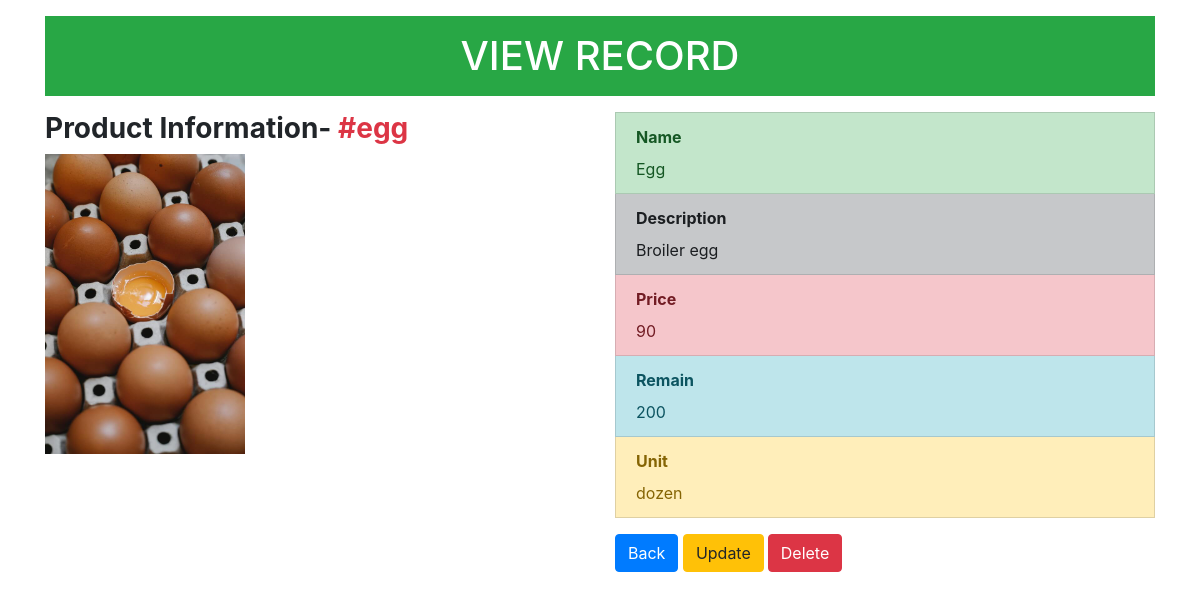
Screenshot of /admin/read.php?id=egg with the database file from the repository.
### tables this page shows
CREATE TABLE `products` (
  `id` char(10) NOT NULL,
  `image` varchar(100) DEFAULT NULL,
  `name` varchar(30) DEFAULT NULL,
  `description` text DEFAULT NULL,
  `price` float DEFAULT NULL,
  `unit` char(10) DEFAULT NULL,
  `remain` float DEFAULT NULL
);

### admin/read.php (the view, shortened to what this page needs)
<?php
require_once "config.php";
$id =  trim($_GET["id"]);
$sql = "SELECT * FROM products WHERE id = '$id'";
$result = mysqli_query($link, $sql);
while($row = mysqli_fetch_array($result)) {
    $image = $row['image'];
    $name = $row['name'];
    $description = $row['description'];
    $price = $row['price'];
    $unit = $row['unit'];
    $remain = $row['remain'];
}
?>
<!DOCTYPE html>
<html lang="en">
<head>
    <link rel="stylesheet" href="https://cdn.jsdelivr.net/npm/bootstrap@4.6.0/dist/css/bootstrap.min.css"
>
</head>
<body>
    <div>
        <div class="container">
            <div class="page-header">
                <h1 class="bg-success p-3 my-3 text-center text-white text-uppercase">View Record</h1>
            </div>
            <div class="row">
                <div class="col-md-6">
                    <div class="form-group">
                        <h3 class="font-weight-bold">Product Information- <span
                                class="text-danger">#<?php echo $id; ?></span>
                        </h3>
                        <?php echo '<img src="./uploads/products/' . $image . '" alt="' . $image. '"
                                class="prod-image">';?>
                    </div>
                </div>
                <div class="col-md-6">
                    <div class="list-group-sm">
                        <div class="list-group-item list-group-item-success">
                            <label class="font-weight-bold">Name</label>
                            <div><?php echo $name; ?>
                            </div>
                        </div>
                        <div class="list-group-item list-group-item-dark">
                            <label class="font-weight-bold">Description</label>
                            <div><?php echo $description; ?></div>
                        </div>
                        <div class="list-group-item list-group-item-danger">
                            <label class="font-weight-bold">Price</label>
                            <div><?php echo $price; ?></div>
                        </div>
                        <div class="list-group-item list-group-item-info">
                            <label class="font-weight-bold">Remain</label>
                            <div><?php echo $remain; ?></div>
                        </div>
                        <div class="list-group-item list-group-item-warning">
                            <label class="font-weight-bold">Unit</label>
                            <div><?php echo $unit; ?></div>
                        </div>
                        <div>
                            <a href="products.php#products" class="btn btn-primary mt-3">Back</a>
                            <?php
                            echo '<a href="update.php?id=' . $id . '" class="btn btn-warning mt-3 mr-1">Update</a>';
                            echo '<a href="delete-product.php?id=' . $id . '" class="btn btn-danger mt-3">Delete</a>';
                            ?>
                        </div>
                    </div>
                </div>
            </div>
        </div>
    </div>
</body>
</html>

### admin/read.php (style rules this page uses)
.prod-image { height: 300px; width: auto; }

### rows the page displays
products: image (picture), name "Egg", description "Broiler egg", price "90", remain "200", unit "dozen"

### other values shown
$id "egg"
